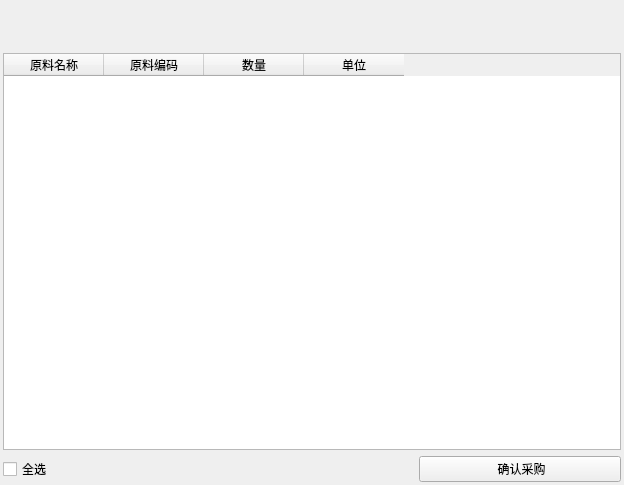
<?xml version="1.0" encoding="UTF-8"?>
<ui version="4.0">
 <class>ConfirmMat</class>
 <widget class="QWidget" name="ConfirmMat">
  <property name="geometry">
   <rect>
    <x>0</x>
    <y>0</y>
    <width>624</width>
    <height>485</height>
   </rect>
  </property>
  <property name="windowTitle">
   <string>Form</string>
  </property>
  <layout class="QVBoxLayout" name="verticalLayout_2">
   <property name="leftMargin">
    <number>3</number>
   </property>
   <property name="topMargin">
    <number>3</number>
   </property>
   <property name="rightMargin">
    <number>3</number>
   </property>
   <property name="bottomMargin">
    <number>3</number>
   </property>
   <item>
    <spacer name="horizontalSpacer">
     <property name="orientation">
      <enum>Qt::Horizontal</enum>
     </property>
     <property name="sizeHint" stdset="0">
      <size>
       <width>40</width>
       <height>25</height>
      </size>
     </property>
    </spacer>
   </item>
   <item>
    <spacer name="horizontalSpacer_2">
     <property name="orientation">
      <enum>Qt::Horizontal</enum>
     </property>
     <property name="sizeHint" stdset="0">
      <size>
       <width>40</width>
       <height>25</height>
      </size>
     </property>
    </spacer>
   </item>
   <item>
    <layout class="QVBoxLayout" name="verticalLayout">
     <item>
      <widget class="QTableWidget" name="tableWidgetData">
       <column>
        <property name="text">
         <string>原料名称</string>
        </property>
       </column>
       <column>
        <property name="text">
         <string>原料编码</string>
        </property>
       </column>
       <column>
        <property name="text">
         <string>数量</string>
        </property>
       </column>
       <column>
        <property name="text">
         <string>单位</string>
        </property>
       </column>
      </widget>
     </item>
     <item>
      <layout class="QHBoxLayout" name="horizontalLayout">
       <item>
        <widget class="QCheckBox" name="checkBoxAllSelect">
         <property name="text">
          <string>全选</string>
         </property>
         <property name="icon">
          <iconset resource="../../../res.qrc">
           <normaloff>:/image/image/全选.png</normaloff>:/image/image/全选.png</iconset>
         </property>
        </widget>
       </item>
       <item>
        <widget class="QLabel" name="labelContent">
         <property name="text">
          <string/>
         </property>
        </widget>
       </item>
       <item>
        <widget class="QPushButton" name="pushButtonConfirm">
         <property name="minimumSize">
          <size>
           <width>200</width>
           <height>0</height>
          </size>
         </property>
         <property name="text">
          <string> 确认采购</string>
         </property>
         <property name="icon">
          <iconset resource="../../../res.qrc">
           <normaloff>:/image/image/确认.png</normaloff>:/image/image/确认.png</iconset>
         </property>
        </widget>
       </item>
      </layout>
     </item>
    </layout>
   </item>
  </layout>
 </widget>
 <resources>
  <include location="../../../res.qrc"/>
 </resources>
 <connections/>
</ui>
